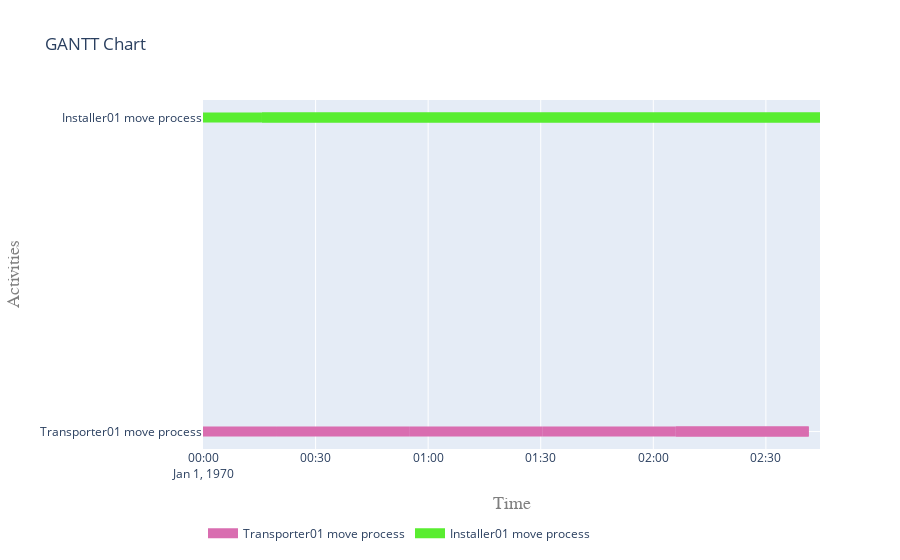

The notebook cell saved with this chart:
### Markdown cell above
##### 5.2 Visualise gantt charts

### Code cell
plot.get_gantt_chart([transport_activity, installer_move_sequential_activity])

### Figure 1 — Plotly figure (JSON) as saved in the notebook; plotly's stock layout.template omitted (floating-point values rounded to 4 significant figures)
{"data": [{"connectgaps": false, "hoverinfo": "y+name", "line": {"color": "rgb(217,109,176)", "width": 10}, "mode": "lines", "name": "Transporter01 move process", "type": "scatter", "x": ["1970-01-01T00:00:00", "1970-01-01T00:00:00", "1970-01-01T00:19:42.824591", "1970-01-01T00:19:42.824591", "1970-01-01T00:19:42.824591", "1970-01-01T00:19:42.824591", "1970-01-01T00:19:42.824591", "1970-01-01T00:55:08.473774", "1970-01-01T00:55:08.473774", "1970-01-01T00:55:08.473774", "1970-01-01T00:55:08.473774", "1970-01-01T00:55:08.473774", "1970-01-01T01:30:34.122956", "1970-01-01T01:30:34.122956", "1970-01-01T01:30:34.122956", "1970-01-01T01:30:34.122956", "1970-01-01T01:30:34.122956", "1970-01-01T02:05:59.772139", "1970-01-01T02:05:59.772139", "1970-01-01T02:05:59.772139", "1970-01-01T02:05:59.772139", "1970-01-01T02:05:59.772139", "1970-01-01T02:41:25.421321", "1970-01-01T02:41:25.421321", "1970-01-01T02:41:25.421321", "1970-01-01T02:05:59.772139", "1970-01-01T02:05:59.772139", "1970-01-01T02:41:25.421321", "1970-01-01T02:41:25.421321", "1970-01-01T02:41:25.421321"], "y": ["Transporter01 move process", "Transporter01 move process", "Transporter01 move process", "Transporter01 move process", null, "Transporter01 move process", "Transporter01 move process", "Transporter01 move process", "Transporter01 move process", null, "Transporter01 move process", "Transporter01 move process", "Transporter01 move process", "Transporter01 move process", null, "Transporter01 move process", "Transporter01 move process", "Transporter01 move process", "Transporter01 move process", null, "Transporter01 move process", "Transporter01 move process", "Transporter01 move process", "Transporter01 move process", null, "Transporter01 move process", "Transporter01 move process", "Transporter01 move process", "Transporter01 move process", null]}, {"connectgaps": false, "hoverinfo": "y+name", "line": {"color": "rgb(89,237,48)", "width": 10}, "mode": "lines", "name": "Installer01 move process", "type": "scatter", "x": ["1970-01-01T00:00:00", "1970-01-01T00:00:00", "1970-01-01T00:15:42.824591", "1970-01-01T00:15:42.824591", "1970-01-01T00:15:42.824591", "1970-01-01T00:15:42.824591", "1970-01-01T00:15:42.824591", "1970-01-01T02:44:25.421321", "1970-01-01T02:44:25.421321", "1970-01-01T02:44:25.421321", "1970-01-01T00:15:42.824591", "1970-01-01T00:15:42.824591", "1970-01-01T02:44:25.421321", "1970-01-01T02:44:25.421321", "1970-01-01T02:44:25.421321"], "y": ["Installer01 move process", "Installer01 move process", "Installer01 move process", "Installer01 move process", null, "Installer01 move process", "Installer01 move process", "Installer01 move process", "Installer01 move process", null, "Installer01 move process", "Installer01 move process", "Installer01 move process", "Installer01 move process", null]}], "layout": {"hovermode": "closest", "legend": {"orientation": "h", "x": 0, "y": -0.2}, "title": {"text": "GANTT Chart"}, "xaxis": {"range": ["1970-01-01T00:00:00", "1970-01-01T02:44:25.421321"], "title": {"font": {"color": "#7f7f7f", "family": "Courier New, monospace", "size": 18}, "text": "Time"}}, "yaxis": {"title": {"font": {"color": "#7f7f7f", "family": "Courier New, monospace", "size": 18}, "text": "Activities"}}}}
